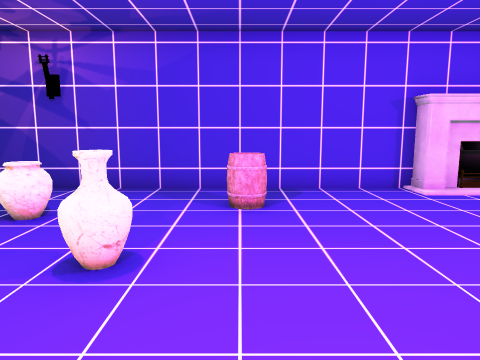
view 1 (above)

13 first-person views from a walk through a 3-D level made in the Unity game engine. The camera is 1.4 m above the floor, tilts 8° down and sees 70° across. The floor is counted in squares, 1 m on a side. Each view is taken from the middle of a square. On the plan, view 1 faces up. The plan holds only what a view shows up to about 15 squares ahead; the rest is blank. The place goes on beyond the plan. The player is left out.

view 2
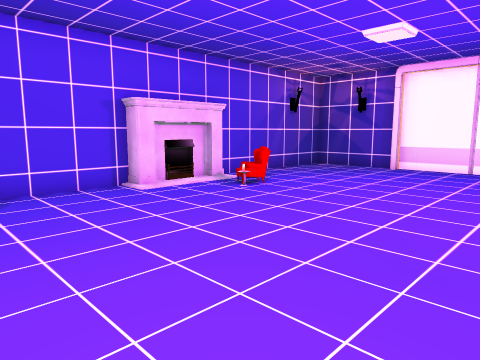

view 3
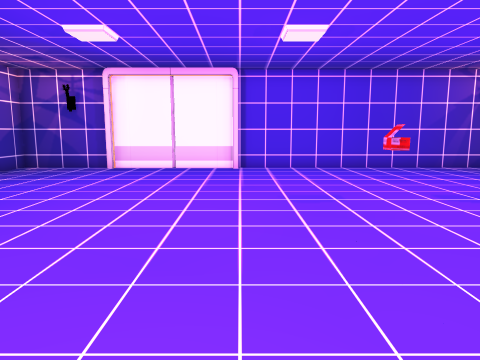

view 4
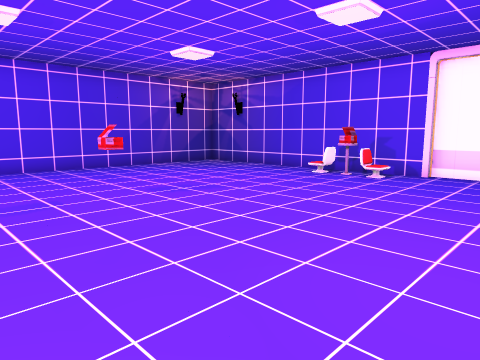

view 5
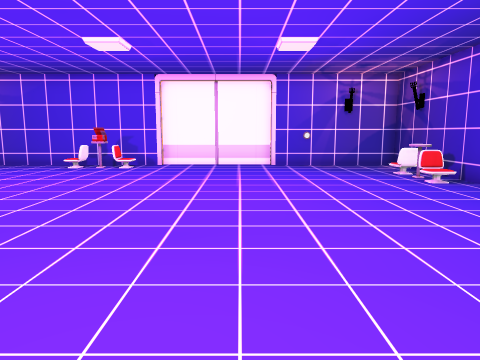

view 6
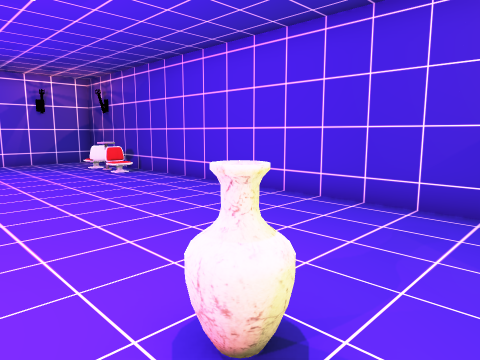

view 7
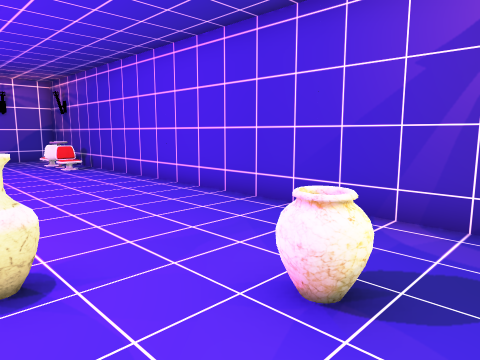

view 8
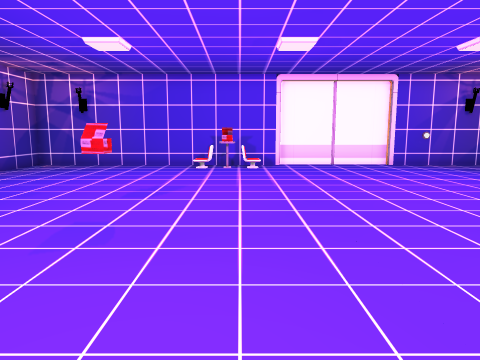

view 9
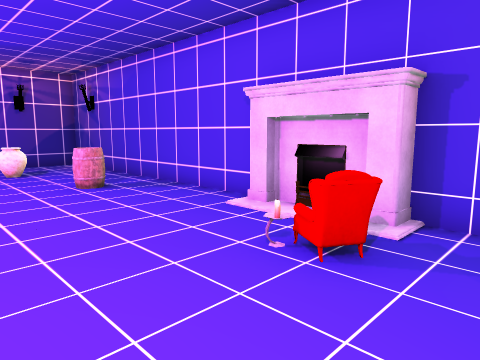

view 10
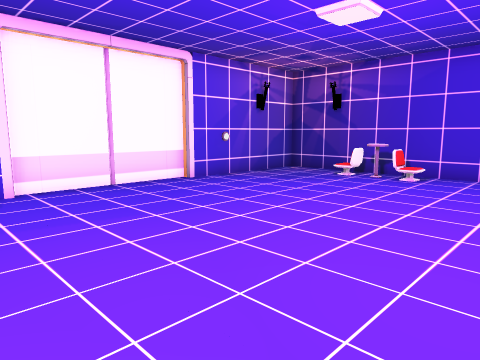

view 11
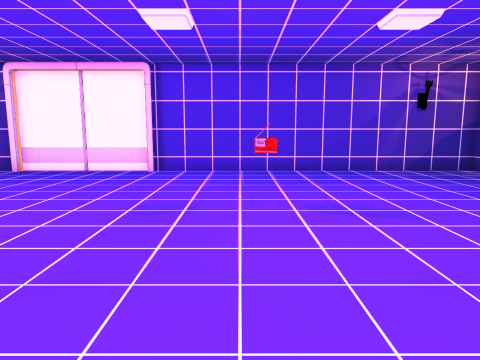

view 12
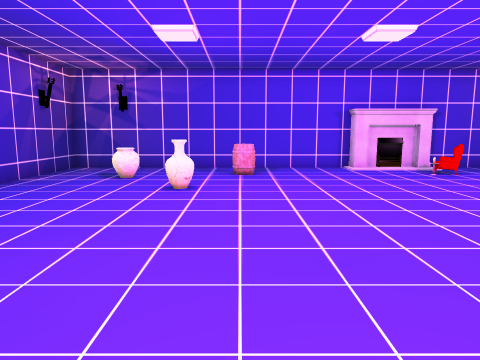

view 13
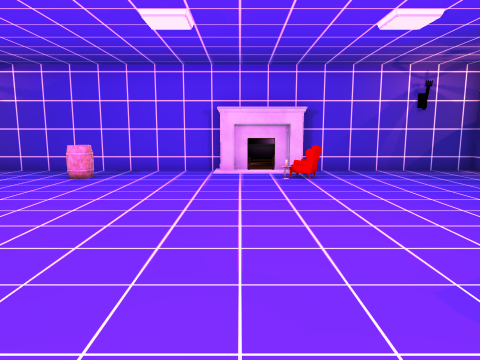

### Floor plan
Points are (right, up) in squares from view 1. A wall is a line through its corners. A room is listed if a view was taken in it or the views show most of it. See-through windows are left out.
Room 1 (views 1, 2, 3, 4, 5, 6, 7, 8, 9, 10, 11, 12, 13)
walls: (3.4, -11.5) (13.5, -11.5) (13.5, 0.2); (4.4, 8.5) (-6.5, 8.5) (-6.5, -11.5) (-1.5, -11.5); (13.5, 5.1) (13.5, 8.5) (7.1, 8.5)
objects: other object (-5, -8); other object (-5, -7); other object (-4, 5) to (-3, 6); other object (-2, 3) to (-1, 4); other object (-1, -12) to (3, -12); other object (0, 6) to (0, 7); other object (5, -10); other object (5, 8) to (7, 8); other object (6, -11); other object (6, -10); other object (7, 6); other object (8, -4); other object (13, 0); other object (13, 5); other object (14, 2)

Positions as (right, up) in squares from view 1, and headings:
1: (0, 0), facing up
2: (0, 0), facing up-right
3: (0, 0), facing right
4: (0, 0), facing down-right
5: (0, 3), facing down
6: (0, 5), facing down-left
7: (-1, 7), facing down-left
8: (5, 3), facing down
9: (9, 3), facing up-left
10: (5, -3), facing down-left
11: (1, -3), facing right
12: (0, -5), facing up
13: (5, -4), facing up
